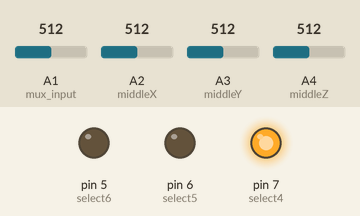
Recording of a sketch running on a simulated Arduino Uno, built with avr-gcc and run on an emulated ATmega328P. On the bench: output pins drawn as LEDs (lit = HIGH). Inputs (shaded band) come from the test bench; at power-on: A1 (mux_input) = 512, A2 (middleX) = 512, A3 (middleY) = 512, A4 (middleZ) = 512. What the sketch prints to the serial monitor is not drawn. At 7.8 s the program stops and its outputs stay as they are.

Above: at 4.27 s.
At 4.97 s:
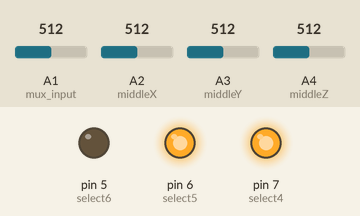
At 5.62 s:
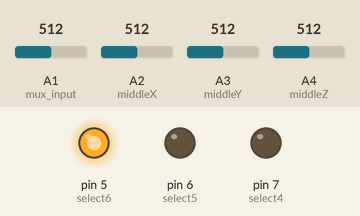
At 6.42 s:
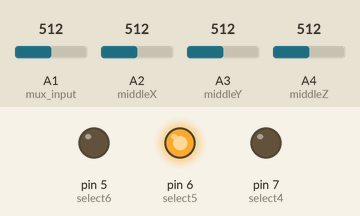
At 7.17 s:
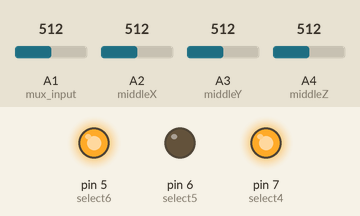
Timing chart, 0 to 7.5 s (numbered marks = the images above):
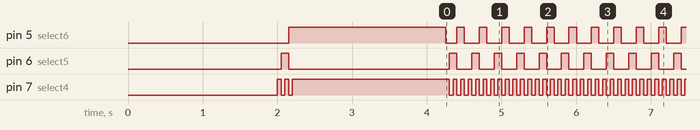

Measured:
- by itself, pin 5 (select6): alternates HIGH for 0.10 s and LOW for 0.20 s, 22 changes in all, then stays HIGH
- by itself, pin 6 (select5): repeats every 0.30 s: HIGH 0.10 s, LOW 0.20 s, until it stays LOW from 7.4 s
- by itself, pin 7 (select4): goes LOW 0.05 s, HIGH 0.05 s, LOW 0.05 s, HIGH 2.1 s, 31 × (LOW 0.05 s, HIGH 0.05 s), LOW 0.05 s, then HIGH

The sketch:

Gesture_Recognition_System_using_Multiplexers.ino
```cpp
int RDArray [9] = {0};
int IArray[9] = {0};
int FSArray[9] = {0};
int start[9] = {0};

float LUT [17][9] = {{31.16666667, -10.66666667,  4.5, 17.83333333, 37.16666667, -115,  8.666666667, 30.66666667, -122.6666667},//A

  {8.888888889, 45.55555556, 15.77777778, -8,  9.777777778, -0.888888889, -7.777777778,  10.88888889, 0},//B

  { -30.44444444, -11.44444444,  -18.33333333,  -5.444444444,  72.66666667, -56.88888889,  -1.333333333,  72.66666667, -48.77777778},//C
  { -12.93333333,  36.73333333 , -8.2  , 4.533333333 , 18.06666667 , 1.8 , -2.733333333  , 51.2  , -97.33333333}, //D

  { -21.3, 69.6,  -44.4, -9.9  , 54  , -112.6  , -19.2 - 4  , -131.6}, //E


  { -15.22222222, 2.222222222, 4.666666667, 2.777777778, 76.88888889, -78.88888889,  19.22222222, -2.777777778,  -3},//F
  {35.0625 , 40.75 , -21.5625  , 64.75 , 35.4375 , -59.5 , 47.1875 , -24.4375  , -80.3125}, //G
  {52.75, -6.625,  -84.9375,  78.6875, 14.4375, -58.9375,  51.0625, -17.625, -69.875},//H
  {13.1 , -52.1 , 2.3 , -1.8  , -37.1, -7.5 , -6.2  , 37.8 , -47.6}, //K
  { -26.125 , -28.875 , -44.875 , 0.9375  , -13 , 1.1875  , -7.875  , 8.875 , -122.8125}, //L
  {12.33333333, 67.44444444, -3.222222222,  -8.111111111,  23.33333333, -99.66666667,  -14.33333333,  27.22222222, -101.1111111},//M

  {15.28571429 , 7.714285714 , 5.928571429 , -11.57142857  , 31.35714286 , -104.8571429  , -31.21428571  , 32.42857143 , -103.8571429}, //N

  {4.210526316  , 45.31578947 , -4.105263158  , -7.789473684  , 40.47368421 , -52.10526316  , 3.368421053 , 57.68421053 , -56.73684211},//O
  { -23.70588235 , -80.29411765  , -65.17647059 , 2.705882353 , 45.70588235, -65.23529412 , -9  , -32 , -129.4117647}, //P
  {35.77777778,  10  , -109.3333333  , 19.22222222 , 5, -127.7777778  , -20.55555556  , -81.66666667  , -62.11111111}, //Q

  {67.33333333, 59.66666667 , 6.666666667, 21.5  , -9.333333333  , 0.083333333 , -11.25  , -5.833333333  , -1.083333333},//R


  {5.769230769, 52.07692308 , 2.461538462 , 6.076923077 , -31.84615385  , 2.769230769 , -0.769230769  , -32.76923077  , 4.461538462}//U

};

int test[9] = {32 , 30, 32, 30, 11, 13, 12, 8 , -123};
const int mux_input = A1;
const int middleX = A2;
const int middleY = A3;
const int middleZ = A4;

char s[17] = {'A', 'B', 'C', 'D', 'E', 'F', 'G', 'H', 'K', 'L', 'M', 'N', 'O', 'P', 'Q', 'R', 'U'};

const int select4 = 7;
const int select5 = 6;
const int select6 = 5;

const int delta = 30;
const int BaudRate = 9600;

float mSum[9];

long prev, prev1, prev2;
int count;

void setup() {

  // put your setup code here, to run once:

  pinMode(mux_input, INPUT);
  pinMode(middleX, INPUT);
  pinMode(middleY, INPUT);
  pinMode(middleZ, INPUT);

  pinMode(select4, OUTPUT);
  pinMode(select5, OUTPUT);
  pinMode(select6, OUTPUT);

  Serial.begin(BaudRate);
  Serial.println("SETUP Ready ...");
  Serial.println("Ready to record initial array");
  while (millis() - prev < 2000 ) {

  }
  updateMux();
  updateMiddle();
  Serial.print("Initial Array is ...");
  for (int i = 0; i < 9; i++)
  {
    IArray[i] = RDArray[i];
    Serial.print(IArray[i]);
    Serial.print(" ");

  }

  while (millis() - prev < 2000 ) {}
  prev = millis();

  //Serial.println("Ready to record gestures");  //comment this for recognition mode

  Serial.println("Gonna recog in 2 sec");
  while (millis() - prev < 2000) {}                // uncomment for recognition mode
  prev = millis();

}

void loop() {
  while (millis() - prev < 3000)
  {
    updateMux();
    updateMiddle();
    for (int i = 0; i < 9; i++)
    {
      test[i] = RDArray[i] - IArray[i];
    }

  }


  for (int i = 0; i < 9; i += 1) {
    Serial.print(test[i]);
    Serial.print(" ");
  }

  manhattan(LUT, test);
  Serial.print("HERE");
  int index = recog();
  Serial.print (s[index]);
  while (1) {}
}

void manhattan (float a[17][9], int b[9])
{
  float sum = 0;
  for (int i = 0; i < 17; i++)
  {
    for (int j = 0; j < 9; j++)
    {
      sum = sum + abs(a[i][j] - b[j]);
    }
    mSum[i] = sum;
    sum = 0;
  }
}

int recog()
{
  float mini = 1000.0;
  int j = 10;
  for (int i = 0; i < 17; i++)
  {
    if (mSum[i] < mini)
    {
      mini = mSum[i];
      j = i;
    }
  }
  return j;
}

void updateMux()

{ for (int i = 0; i < 6; i++)
  {
    digitalWrite(select4, HIGH && (i & B00000001));//7-A
    digitalWrite(select5, HIGH && (i & B00000010));//6-B
    digitalWrite(select6, HIGH && (i & B00000100));//5-c

    while (millis() - prev1 < 50 ) {} prev1 = millis();
    RDArray[i] = analogRead(mux_input);
  }
}

boolean gStart() {
  updateMux();
  updateMiddle();
  for (int i = 0; i < 9; i++)
  {
    start[i] = abs(IArray[i] - RDArray[i]);
    if (start[i] > delta)
    {
      return true;
    }
  }
  return false;

}

void updateMiddle()
{
  RDArray[6] = analogRead(middleX);
  RDArray[7] = analogRead(middleY);
  RDArray[8] = analogRead(middleZ);

  while (millis() - prev2 < 50 ) {} prev2 = millis();

}
```
